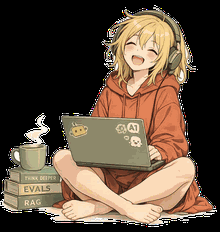
#> input picture assets/mascot-3emotions.gif, 220 x 232 px, found by its file name
$ python check_gif.py
#> lines starting #> are read from the running program, lines starting #| are printed output that depends on the picture
#!/usr/bin/env python3
"""Проверяет, что гифка реально анимированная (кадры отличаются)."""
from PIL import Image
import hashlib

im = Image.open('/root/github-profile/assets/mascot-3emotions.gif')
#> im is the input picture: PIL image 220x232 P; mean R, G, B, A 95.7, 77.8, 61.3, 254.9
print('frames:', im.n_frames, 'loop:', im.info.get('loop'), 'duration:', im.info.get('duration'))
#| frames: 3 loop: 0 duration: 600

hashes = []
for i in range(im.n_frames):
    im.seek(i)
    hashes.append(hashlib.md5(im.convert('RGB').tobytes()).hexdigest()[:8])
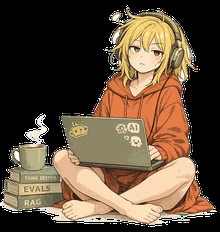
#> im: PIL image 220x232 RGBA; mean R, G, B, A 96, 77.9, 58.9, 254.8; transparent parts drawn white
#> after the loop, hashes = ['e25f4dc5', '26adf094', '78b6149d']
print('frame hashes:', hashes)
#| frame hashes: ['e25f4dc5', '26adf094', '78b6149d']
print('unique frames:', len(set(hashes)))
#| unique frames: 3
